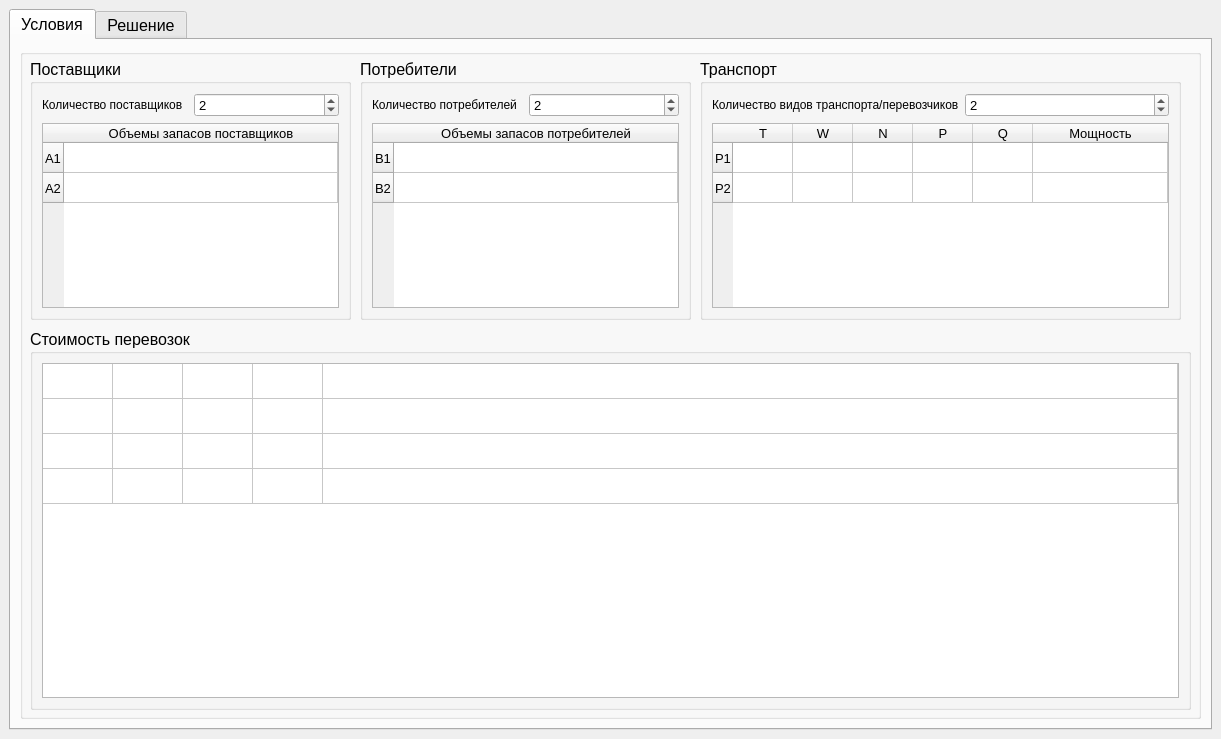
<?xml version="1.0" encoding="UTF-8"?>
<ui version="4.0">
 <class>MainWindow</class>
 <widget class="QMainWindow" name="MainWindow">
  <property name="geometry">
   <rect>
    <x>0</x>
    <y>0</y>
    <width>1221</width>
    <height>739</height>
   </rect>
  </property>
  <property name="windowTitle">
   <string>Решение многокомпонентной транспортной задачи</string>
  </property>
  <widget class="QWidget" name="centralwidget">
   <layout class="QGridLayout" name="gridLayout_3">
    <item row="0" column="0">
     <widget class="QTabWidget" name="tabWidget">
      <property name="font">
       <font>
        <pointsize>12</pointsize>
       </font>
      </property>
      <property name="currentIndex">
       <number>0</number>
      </property>
      <widget class="QWidget" name="tab">
       <attribute name="title">
        <string>Условия</string>
       </attribute>
       <layout class="QGridLayout" name="gridLayout">
        <item row="0" column="0">
         <widget class="QGroupBox" name="groupBox_7">
          <property name="title">
           <string/>
          </property>
          <widget class="QGroupBox" name="groupBox_5">
           <property name="geometry">
            <rect>
             <x>10</x>
             <y>10</y>
             <width>321</width>
             <height>261</height>
            </rect>
           </property>
           <property name="font">
            <font>
             <pointsize>12</pointsize>
             <weight>50</weight>
             <italic>false</italic>
             <bold>false</bold>
            </font>
           </property>
           <property name="title">
            <string>Поставщики</string>
           </property>
           <layout class="QGridLayout" name="gridLayout_8">
            <item row="0" column="0">
             <widget class="QLabel" name="label_4">
              <property name="font">
               <font>
                <pointsize>9</pointsize>
               </font>
              </property>
              <property name="text">
               <string>Количество поставщиков</string>
              </property>
             </widget>
            </item>
            <item row="0" column="1">
             <widget class="QSpinBox" name="spinBox_postavhik">
              <property name="font">
               <font>
                <pointsize>10</pointsize>
               </font>
              </property>
              <property name="minimum">
               <number>1</number>
              </property>
              <property name="maximum">
               <number>10</number>
              </property>
              <property name="value">
               <number>2</number>
              </property>
             </widget>
            </item>
            <item row="1" column="0" colspan="2">
             <widget class="QTableWidget" name="tableWidget_postavhik">
              <property name="rowCount">
               <number>2</number>
              </property>
              <property name="columnCount">
               <number>1</number>
              </property>
              <attribute name="horizontalHeaderShowSortIndicator" stdset="0">
               <bool>false</bool>
              </attribute>
              <attribute name="horizontalHeaderStretchLastSection">
               <bool>true</bool>
              </attribute>
              <attribute name="verticalHeaderDefaultSectionSize">
               <number>30</number>
              </attribute>
              <attribute name="verticalHeaderHighlightSections">
               <bool>true</bool>
              </attribute>
              <attribute name="verticalHeaderShowSortIndicator" stdset="0">
               <bool>false</bool>
              </attribute>
              <row>
               <property name="text">
                <string>A1</string>
               </property>
               <property name="font">
                <font>
                 <pointsize>10</pointsize>
                </font>
               </property>
              </row>
              <row>
               <property name="text">
                <string>A2</string>
               </property>
               <property name="font">
                <font>
                 <pointsize>10</pointsize>
                </font>
               </property>
              </row>
              <column>
               <property name="text">
                <string>Объемы запасов поставщиков</string>
               </property>
               <property name="font">
                <font>
                 <pointsize>10</pointsize>
                </font>
               </property>
               <property name="textAlignment">
                <set>AlignCenter</set>
               </property>
              </column>
              <item row="0" column="0">
               <property name="text">
                <string/>
               </property>
               <property name="textAlignment">
                <set>AlignCenter</set>
               </property>
              </item>
              <item row="1" column="0">
               <property name="text">
                <string/>
               </property>
               <property name="textAlignment">
                <set>AlignCenter</set>
               </property>
              </item>
             </widget>
            </item>
           </layout>
          </widget>
          <widget class="QGroupBox" name="groupBox_8">
           <property name="geometry">
            <rect>
             <x>340</x>
             <y>10</y>
             <width>331</width>
             <height>261</height>
            </rect>
           </property>
           <property name="font">
            <font>
             <pointsize>12</pointsize>
            </font>
           </property>
           <property name="title">
            <string>Потребители</string>
           </property>
           <layout class="QGridLayout" name="gridLayout_9">
            <item row="0" column="0">
             <widget class="QLabel" name="label_5">
              <property name="font">
               <font>
                <pointsize>9</pointsize>
               </font>
              </property>
              <property name="text">
               <string>Количество потребителей</string>
              </property>
             </widget>
            </item>
            <item row="0" column="1">
             <widget class="QSpinBox" name="spinBox_potrebitel">
              <property name="font">
               <font>
                <pointsize>10</pointsize>
               </font>
              </property>
              <property name="minimum">
               <number>1</number>
              </property>
              <property name="maximum">
               <number>10</number>
              </property>
              <property name="value">
               <number>2</number>
              </property>
             </widget>
            </item>
            <item row="1" column="0" colspan="2">
             <widget class="QTableWidget" name="tableWidget_potrebitel">
              <property name="rowCount">
               <number>2</number>
              </property>
              <property name="columnCount">
               <number>1</number>
              </property>
              <attribute name="horizontalHeaderShowSortIndicator" stdset="0">
               <bool>false</bool>
              </attribute>
              <attribute name="horizontalHeaderStretchLastSection">
               <bool>true</bool>
              </attribute>
              <attribute name="verticalHeaderDefaultSectionSize">
               <number>30</number>
              </attribute>
              <attribute name="verticalHeaderHighlightSections">
               <bool>true</bool>
              </attribute>
              <attribute name="verticalHeaderShowSortIndicator" stdset="0">
               <bool>false</bool>
              </attribute>
              <row>
               <property name="text">
                <string>B1</string>
               </property>
               <property name="font">
                <font>
                 <pointsize>10</pointsize>
                </font>
               </property>
              </row>
              <row>
               <property name="text">
                <string>B2</string>
               </property>
               <property name="font">
                <font>
                 <pointsize>10</pointsize>
                </font>
               </property>
              </row>
              <column>
               <property name="text">
                <string>Объемы запасов потребителей</string>
               </property>
               <property name="font">
                <font>
                 <pointsize>10</pointsize>
                </font>
               </property>
               <property name="textAlignment">
                <set>AlignCenter</set>
               </property>
              </column>
              <item row="0" column="0">
               <property name="text">
                <string/>
               </property>
               <property name="textAlignment">
                <set>AlignCenter</set>
               </property>
              </item>
              <item row="1" column="0">
               <property name="text">
                <string/>
               </property>
               <property name="textAlignment">
                <set>AlignCenter</set>
               </property>
              </item>
             </widget>
            </item>
           </layout>
          </widget>
          <widget class="QGroupBox" name="groupBox_9">
           <property name="geometry">
            <rect>
             <x>680</x>
             <y>10</y>
             <width>481</width>
             <height>261</height>
            </rect>
           </property>
           <property name="font">
            <font>
             <pointsize>12</pointsize>
            </font>
           </property>
           <property name="title">
            <string>Транспорт</string>
           </property>
           <property name="flat">
            <bool>false</bool>
           </property>
           <property name="checkable">
            <bool>false</bool>
           </property>
           <layout class="QGridLayout" name="gridLayout_10">
            <item row="0" column="0">
             <widget class="QLabel" name="label_6">
              <property name="font">
               <font>
                <pointsize>9</pointsize>
               </font>
              </property>
              <property name="text">
               <string>Количество видов транспорта/перевозчиков</string>
              </property>
             </widget>
            </item>
            <item row="0" column="1">
             <widget class="QSpinBox" name="spinBox_transport">
              <property name="sizePolicy">
               <sizepolicy hsizetype="Expanding" vsizetype="Expanding">
                <horstretch>0</horstretch>
                <verstretch>0</verstretch>
               </sizepolicy>
              </property>
              <property name="font">
               <font>
                <pointsize>10</pointsize>
               </font>
              </property>
              <property name="minimum">
               <number>1</number>
              </property>
              <property name="maximum">
               <number>10</number>
              </property>
              <property name="value">
               <number>2</number>
              </property>
             </widget>
            </item>
            <item row="1" column="0" colspan="2">
             <widget class="QTableWidget" name="tableWidget_transport">
              <property name="rowCount">
               <number>2</number>
              </property>
              <property name="columnCount">
               <number>6</number>
              </property>
              <attribute name="horizontalHeaderDefaultSectionSize">
               <number>60</number>
              </attribute>
              <attribute name="horizontalHeaderMinimumSectionSize">
               <number>39</number>
              </attribute>
              <attribute name="horizontalHeaderStretchLastSection">
               <bool>true</bool>
              </attribute>
              <row>
               <property name="text">
                <string>P1</string>
               </property>
               <property name="font">
                <font>
                 <pointsize>10</pointsize>
                </font>
               </property>
              </row>
              <row>
               <property name="text">
                <string>P2</string>
               </property>
               <property name="font">
                <font>
                 <pointsize>10</pointsize>
                </font>
               </property>
              </row>
              <column>
               <property name="text">
                <string>T</string>
               </property>
               <property name="toolTip">
                <string>время доставки груза</string>
               </property>
               <property name="font">
                <font>
                 <pointsize>10</pointsize>
                </font>
               </property>
              </column>
              <column>
               <property name="text">
                <string>W</string>
               </property>
               <property name="toolTip">
                <string>частота отправлений груза</string>
               </property>
               <property name="font">
                <font>
                 <pointsize>10</pointsize>
                </font>
               </property>
              </column>
              <column>
               <property name="text">
                <string>N</string>
               </property>
               <property name="toolTip">
                <string>надёжность соблюдения графика доставки груза </string>
               </property>
               <property name="font">
                <font>
                 <pointsize>10</pointsize>
                </font>
               </property>
              </column>
              <column>
               <property name="text">
                <string>P</string>
               </property>
               <property name="toolTip">
                <string>способность перевозить разные грузы</string>
               </property>
               <property name="font">
                <font>
                 <pointsize>10</pointsize>
                </font>
               </property>
              </column>
              <column>
               <property name="text">
                <string>Q</string>
               </property>
               <property name="toolTip">
                <string>способность доставить груз в любую точку территории</string>
               </property>
               <property name="font">
                <font>
                 <pointsize>10</pointsize>
                </font>
               </property>
              </column>
              <column>
               <property name="text">
                <string>Мощность</string>
               </property>
               <property name="font">
                <font>
                 <pointsize>10</pointsize>
                </font>
               </property>
              </column>
             </widget>
            </item>
           </layout>
          </widget>
          <widget class="QGroupBox" name="groupBox_4">
           <property name="geometry">
            <rect>
             <x>10</x>
             <y>280</y>
             <width>1161</width>
             <height>381</height>
            </rect>
           </property>
           <property name="sizePolicy">
            <sizepolicy hsizetype="Expanding" vsizetype="Preferred">
             <horstretch>0</horstretch>
             <verstretch>0</verstretch>
            </sizepolicy>
           </property>
           <property name="font">
            <font>
             <pointsize>12</pointsize>
            </font>
           </property>
           <property name="title">
            <string>Стоимость перевозок</string>
           </property>
           <layout class="QGridLayout" name="gridLayout_2">
            <item row="0" column="0">
             <widget class="QTableWidget" name="tableWidget_stoimosti">
              <property name="alternatingRowColors">
               <bool>false</bool>
              </property>
              <property name="showGrid">
               <bool>true</bool>
              </property>
              <property name="gridStyle">
               <enum>Qt::CustomDashLine</enum>
              </property>
              <property name="sortingEnabled">
               <bool>false</bool>
              </property>
              <property name="wordWrap">
               <bool>true</bool>
              </property>
              <property name="rowCount">
               <number>4</number>
              </property>
              <property name="columnCount">
               <number>5</number>
              </property>
              <attribute name="horizontalHeaderVisible">
               <bool>false</bool>
              </attribute>
              <attribute name="horizontalHeaderCascadingSectionResizes">
               <bool>false</bool>
              </attribute>
              <attribute name="horizontalHeaderDefaultSectionSize">
               <number>70</number>
              </attribute>
              <attribute name="horizontalHeaderHighlightSections">
               <bool>true</bool>
              </attribute>
              <attribute name="horizontalHeaderMinimumSectionSize">
               <number>32</number>
              </attribute>
              <attribute name="horizontalHeaderShowSortIndicator" stdset="0">
               <bool>false</bool>
              </attribute>
              <attribute name="horizontalHeaderStretchLastSection">
               <bool>true</bool>
              </attribute>
              <attribute name="verticalHeaderVisible">
               <bool>false</bool>
              </attribute>
              <attribute name="verticalHeaderCascadingSectionResizes">
               <bool>false</bool>
              </attribute>
              <attribute name="verticalHeaderDefaultSectionSize">
               <number>35</number>
              </attribute>
              <attribute name="verticalHeaderShowSortIndicator" stdset="0">
               <bool>false</bool>
              </attribute>
              <attribute name="verticalHeaderStretchLastSection">
               <bool>false</bool>
              </attribute>
              <row>
               <property name="text">
                <string>A1</string>
               </property>
              </row>
              <row>
               <property name="text">
                <string>A2</string>
               </property>
              </row>
              <row>
               <property name="text">
                <string>A3</string>
               </property>
              </row>
              <row/>
              <column>
               <property name="text">
                <string>P1</string>
               </property>
              </column>
              <column>
               <property name="text">
                <string>P2</string>
               </property>
              </column>
              <column>
               <property name="text">
                <string>P1</string>
               </property>
              </column>
              <column>
               <property name="text">
                <string>P2</string>
               </property>
              </column>
              <column>
               <property name="text">
                <string>P1</string>
               </property>
              </column>
              <item row="1" column="1">
               <property name="text">
                <string/>
               </property>
               <property name="font">
                <font>
                 <weight>75</weight>
                 <bold>true</bold>
                </font>
               </property>
               <property name="textAlignment">
                <set>AlignCenter</set>
               </property>
               <property name="foreground">
                <brush brushstyle="NoBrush">
                 <color alpha="255">
                  <red>0</red>
                  <green>0</green>
                  <blue>0</blue>
                 </color>
                </brush>
               </property>
              </item>
              <item row="1" column="2">
               <property name="text">
                <string/>
               </property>
              </item>
             </widget>
            </item>
           </layout>
          </widget>
         </widget>
        </item>
       </layout>
      </widget>
      <widget class="QWidget" name="tab_2">
       <attribute name="title">
        <string>Решение</string>
       </attribute>
       <layout class="QGridLayout" name="gridLayout_7">
        <item row="0" column="0">
         <widget class="QGroupBox" name="groupBox">
          <property name="enabled">
           <bool>true</bool>
          </property>
          <property name="title">
           <string>Модифицированная матрица оценка</string>
          </property>
          <layout class="QGridLayout" name="gridLayout_6">
           <item row="1" column="0">
            <widget class="QTableWidget" name="tableWidget_pereschet">
             <property name="enabled">
              <bool>true</bool>
             </property>
             <property name="sizePolicy">
              <sizepolicy hsizetype="Expanding" vsizetype="Fixed">
               <horstretch>0</horstretch>
               <verstretch>0</verstretch>
              </sizepolicy>
             </property>
             <property name="alternatingRowColors">
              <bool>false</bool>
             </property>
             <property name="showGrid">
              <bool>true</bool>
             </property>
             <property name="gridStyle">
              <enum>Qt::CustomDashLine</enum>
             </property>
             <property name="sortingEnabled">
              <bool>false</bool>
             </property>
             <property name="wordWrap">
              <bool>true</bool>
             </property>
             <property name="rowCount">
              <number>4</number>
             </property>
             <property name="columnCount">
              <number>5</number>
             </property>
             <attribute name="horizontalHeaderVisible">
              <bool>false</bool>
             </attribute>
             <attribute name="horizontalHeaderCascadingSectionResizes">
              <bool>false</bool>
             </attribute>
             <attribute name="horizontalHeaderDefaultSectionSize">
              <number>70</number>
             </attribute>
             <attribute name="horizontalHeaderHighlightSections">
              <bool>true</bool>
             </attribute>
             <attribute name="horizontalHeaderMinimumSectionSize">
              <number>32</number>
             </attribute>
             <attribute name="horizontalHeaderShowSortIndicator" stdset="0">
              <bool>false</bool>
             </attribute>
             <attribute name="horizontalHeaderStretchLastSection">
              <bool>true</bool>
             </attribute>
             <attribute name="verticalHeaderVisible">
              <bool>false</bool>
             </attribute>
             <attribute name="verticalHeaderCascadingSectionResizes">
              <bool>false</bool>
             </attribute>
             <attribute name="verticalHeaderDefaultSectionSize">
              <number>35</number>
             </attribute>
             <attribute name="verticalHeaderShowSortIndicator" stdset="0">
              <bool>false</bool>
             </attribute>
             <attribute name="verticalHeaderStretchLastSection">
              <bool>false</bool>
             </attribute>
             <row>
              <property name="text">
               <string>A1</string>
              </property>
             </row>
             <row>
              <property name="text">
               <string>A2</string>
              </property>
             </row>
             <row>
              <property name="text">
               <string>A3</string>
              </property>
             </row>
             <row/>
             <column>
              <property name="text">
               <string>P1</string>
              </property>
             </column>
             <column>
              <property name="text">
               <string>P2</string>
              </property>
             </column>
             <column>
              <property name="text">
               <string>P1</string>
              </property>
             </column>
             <column>
              <property name="text">
               <string>P2</string>
              </property>
             </column>
             <column>
              <property name="text">
               <string>P1</string>
              </property>
             </column>
             <item row="1" column="1">
              <property name="text">
               <string/>
              </property>
              <property name="font">
               <font>
                <weight>75</weight>
                <bold>true</bold>
               </font>
              </property>
              <property name="textAlignment">
               <set>AlignCenter</set>
              </property>
              <property name="foreground">
               <brush brushstyle="NoBrush">
                <color alpha="255">
                 <red>0</red>
                 <green>0</green>
                 <blue>0</blue>
                </color>
               </brush>
              </property>
             </item>
             <item row="1" column="2">
              <property name="text">
               <string/>
              </property>
             </item>
            </widget>
           </item>
           <item row="0" column="0">
            <widget class="QPushButton" name="pushButton_pereschet">
             <property name="sizePolicy">
              <sizepolicy hsizetype="Minimum" vsizetype="Fixed">
               <horstretch>0</horstretch>
               <verstretch>0</verstretch>
              </sizepolicy>
             </property>
             <property name="text">
              <string>Пересчитать</string>
             </property>
            </widget>
           </item>
          </layout>
         </widget>
        </item>
        <item row="1" column="0">
         <widget class="QGroupBox" name="groupBox_2">
          <property name="sizePolicy">
           <sizepolicy hsizetype="Preferred" vsizetype="Expanding">
            <horstretch>0</horstretch>
            <verstretch>0</verstretch>
           </sizepolicy>
          </property>
          <property name="title">
           <string>План перевозок</string>
          </property>
          <layout class="QGridLayout" name="gridLayout_4">
           <item row="0" column="0">
            <widget class="QPushButton" name="pushButton_result">
             <property name="sizePolicy">
              <sizepolicy hsizetype="Minimum" vsizetype="Fixed">
               <horstretch>0</horstretch>
               <verstretch>0</verstretch>
              </sizepolicy>
             </property>
             <property name="text">
              <string>Решить</string>
             </property>
            </widget>
           </item>
           <item row="2" column="0">
            <widget class="QGroupBox" name="groupBox_10">
             <property name="sizePolicy">
              <sizepolicy hsizetype="Preferred" vsizetype="Ignored">
               <horstretch>0</horstretch>
               <verstretch>0</verstretch>
              </sizepolicy>
             </property>
             <property name="title">
              <string>Ответ</string>
             </property>
             <layout class="QGridLayout" name="gridLayout_5">
              <item row="0" column="0">
               <widget class="QLabel" name="label_2">
                <property name="text">
                 <string>Целевая функция равна:</string>
                </property>
               </widget>
              </item>
              <item row="0" column="1">
               <widget class="QTextEdit" name="textEdit_celevaya">
                <property name="enabled">
                 <bool>false</bool>
                </property>
                <property name="readOnly">
                 <bool>true</bool>
                </property>
                <property name="tabStopWidth">
                 <number>80</number>
                </property>
               </widget>
              </item>
             </layout>
            </widget>
           </item>
           <item row="1" column="0">
            <widget class="QTableWidget" name="tableWidget_result">
             <property name="enabled">
              <bool>true</bool>
             </property>
             <property name="alternatingRowColors">
              <bool>false</bool>
             </property>
             <property name="showGrid">
              <bool>true</bool>
             </property>
             <property name="gridStyle">
              <enum>Qt::CustomDashLine</enum>
             </property>
             <property name="sortingEnabled">
              <bool>false</bool>
             </property>
             <property name="wordWrap">
              <bool>true</bool>
             </property>
             <property name="rowCount">
              <number>4</number>
             </property>
             <property name="columnCount">
              <number>5</number>
             </property>
             <attribute name="horizontalHeaderVisible">
              <bool>false</bool>
             </attribute>
             <attribute name="horizontalHeaderCascadingSectionResizes">
              <bool>false</bool>
             </attribute>
             <attribute name="horizontalHeaderDefaultSectionSize">
              <number>70</number>
             </attribute>
             <attribute name="horizontalHeaderHighlightSections">
              <bool>true</bool>
             </attribute>
             <attribute name="horizontalHeaderMinimumSectionSize">
              <number>32</number>
             </attribute>
             <attribute name="horizontalHeaderShowSortIndicator" stdset="0">
              <bool>false</bool>
             </attribute>
             <attribute name="horizontalHeaderStretchLastSection">
              <bool>true</bool>
             </attribute>
             <attribute name="verticalHeaderVisible">
              <bool>false</bool>
             </attribute>
             <attribute name="verticalHeaderCascadingSectionResizes">
              <bool>false</bool>
             </attribute>
             <attribute name="verticalHeaderDefaultSectionSize">
              <number>35</number>
             </attribute>
             <attribute name="verticalHeaderShowSortIndicator" stdset="0">
              <bool>false</bool>
             </attribute>
             <attribute name="verticalHeaderStretchLastSection">
              <bool>false</bool>
             </attribute>
             <row>
              <property name="text">
               <string>A1</string>
              </property>
             </row>
             <row>
              <property name="text">
               <string>A2</string>
              </property>
             </row>
             <row>
              <property name="text">
               <string>A3</string>
              </property>
             </row>
             <row/>
             <column>
              <property name="text">
               <string>P1</string>
              </property>
             </column>
             <column>
              <property name="text">
               <string>P2</string>
              </property>
             </column>
             <column>
              <property name="text">
               <string>P1</string>
              </property>
             </column>
             <column>
              <property name="text">
               <string>P2</string>
              </property>
             </column>
             <column>
              <property name="text">
               <string>P1</string>
              </property>
             </column>
             <item row="1" column="1">
              <property name="text">
               <string/>
              </property>
              <property name="font">
               <font>
                <weight>75</weight>
                <bold>true</bold>
               </font>
              </property>
              <property name="textAlignment">
               <set>AlignCenter</set>
              </property>
              <property name="foreground">
               <brush brushstyle="NoBrush">
                <color alpha="255">
                 <red>0</red>
                 <green>0</green>
                 <blue>0</blue>
                </color>
               </brush>
              </property>
             </item>
             <item row="1" column="2">
              <property name="text">
               <string/>
              </property>
             </item>
            </widget>
           </item>
          </layout>
         </widget>
        </item>
       </layout>
      </widget>
     </widget>
    </item>
   </layout>
  </widget>
  <action name="actionQuit">
   <property name="text">
    <string>Выход</string>
   </property>
  </action>
  <action name="actionLoad_3">
   <property name="text">
    <string>Загрузка начальных данных P3</string>
   </property>
  </action>
  <action name="actionLoad_2">
   <property name="text">
    <string>Загрузка начальных данных P2</string>
   </property>
  </action>
 </widget>
 <resources/>
 <connections/>
</ui>
